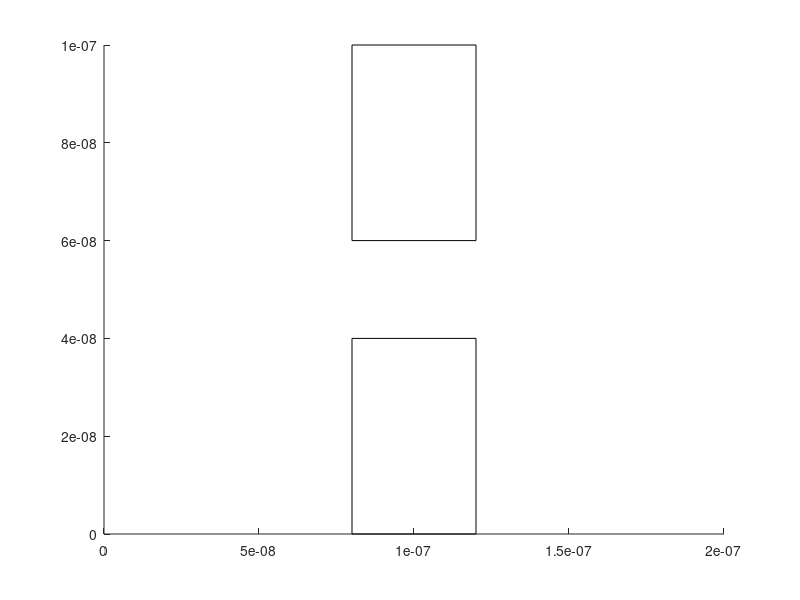

Here is the MATLAB script that generated this plot: (Note: this script raises an error after producing the figure.)
clearvars; close all; clc
set(0,'DefaultFigureWindowStyle','docked')
nx =  20;
ny =  10;
Vo = 0.8;
f = zeros(1,nx*ny);
G = sparse(ny*nx);
M = zeros(nx,ny);
l = 200e-9;
w = 100e-9;
sigma = ones(nx,ny);
T = 300;
q = 1.602e-19;
n_elec = 1e19; %m^-2 = 1e15 cm^-2   (per cm squared)
kb = 1.38064852*10^-23;
kt = 1.38064852*10^-23*T;
m = (9.10938356*10^-31)*0.26;
vth = sqrt(2*kt/m);
numberofelectrons = 50;
xp = zeros(numberofelectrons,1);
X = rand(numberofelectrons,1)*l;
Y = rand(numberofelectrons,1)*w;
yp = zeros(numberofelectrons,1);
Nt = 300;
tmn = 0.2e-12;
dt = (1/200)*(l/vth);
x = linspace(0,l,nx);
y = linspace(0,w,ny);
dx = l/(nx-1);
dy = w/(ny-1);


boxes = {};
boxes{1}.X = [0.8 0.4]*1e-7;
boxes{1}.Y = [0.6 0.4]*1e-7;
boxes{2}.X = [0.8 0.4]*1e-7;
boxes{2}.Y = [0 0.4]*1e-7;



it = (X < 1.2e-7) & (X > 0.8e-7) & (Y > 0.6e-7);
ib = (X < 1.2e-7) & (X > 0.8e-7) & (Y < 0.4e-7);
iXY = it | ib;
while(sum(iXY) > 0)
    X(iXY) = rand(1,sum(iXY))*l;
    Y(iXY) = rand(1,sum(iXY))*w;
    it = X < 1.2e-7 & X > 0.8e-7 & Y > 0.6e-7;
    ib = X < 1.2e-7 & X > 0.8e-7 & Y < 0.4e-7;
    iXY = it | ib;
end



for i = 1:nx
   for j = 1:ny
    if x(i)> l*0.3 & x(i)< l*0.65 & (y(j)< w*0.3 | y(j)> w*0.6)
        sigma(i,j) = 10e-2;
    end
   end
end

    

for i = 1:nx 
     for j = 1:ny
        n = j +(i-1)*ny;
        nxm = j + (i-2)*ny;
        nxp = j + (i)*ny;
        nyp = (j+1) + (i-1)*ny; 
        nym = (j-1) +(i-1)*ny;
        
        if i == 1
            G(n,n) = sigma(i,j);
            f(n) = Vo;
            
        elseif i == nx
            G(n,n) = sigma(i,j);   
            
        elseif j == 1 %bottom   
            G(n,nxp) = sigma(i+1,j);
            G(n,nxm) = sigma(i-1,j);
            G(n,nyp) = sigma(i,j+1);
            G(n,n) = -(G(n,nxp)+G(n,nxm)+G(n,nyp));
            
        elseif j == ny %top
            G(n,nxp) = sigma(i+1,j);
            G(n,nxm) = sigma(i-1,j);
            G(n,nym) = sigma(i,j-1);
            G(n,n) = -(G(n,nxp)+G(n,nxm)+G(n,nym));
          
        else 
            G(n,nxp) = sigma(i+1,j);
            G(n,nxm) = sigma(i-1,j);
            G(n,nym) = sigma(i,j-1);
            G(n,nyp) = sigma(i,j+1);
            G(n,n) = -(G(n,nxp)+G(n,nxm)+G(n,nym)+G(n,nyp));
            end           
        end
end 
    
V = G\f';

    for i = 1:nx
        for j = 1:ny
            n = j + (i-1)*ny;
            M(i,j) = V(n);
        end
       %surf(M) %,'linestyle','none')  
    end
    
    
[Ey,Ex] = gradient(M);
Ex = -Ex/dx;
Ey = -Ey/dy;
Fx = (Ex)*(1.602e-19);
Fy = (Ey)*(1.602e-19);
ax = Fx/m; 
ay= Fy/m; 

%maxwell-boltzmann distribution
vx = randn(numberofelectrons,1) *vth/sqrt(2);
vy = randn(numberofelectrons,1) *vth/sqrt(2);
vx_thermalized = randn(numberofelectrons,1) *vth/sqrt(2);
vy_thermalized = randn(numberofelectrons,1) *vth/sqrt(2);



%retangle(xmin ymin howwide howlong)
for z = 1:2
hold on
rectangle('position',[boxes{z}.X(1), boxes{z}.Y(1),boxes{z}.X(2),boxes{z}.Y(2)])
axis([0 l 0 w])
end

for t =1:Nt  
    %position calculations 
    xp = X;
    yp = Y;
   
    xbin = discretize(X,nx);
    ybin = discretize(Y,ny);
    
    axp = zeros(numberofelectrons,1);
    ayp = zeros(numberofelectrons,1);
 
    for i = 1:numberofelectrons
        axp(i) = ax(xbin(i),ybin(i));
        ayp(i) = ay(xbin(i),ybin(i));
    end

    X = X + vx*dt+(1/2)*(axp)*(dt^2);
    Y = Y + vy*dt+(1/2)*(ayp)*(dt^2);
    
    vx = vx + axp*dt;
    vy = vy + ayp*dt;

    %scattering probabilty
    Pscat = 1-exp(-dt/tmn);
    scat = Pscat > rand(numberofelectrons,1);
    vx(scat) = vx_thermalized(scat);
    vy(scat) = vy_thermalized(scat);
      
    %Boundary conditions 
    %inside top and bottom box
    InTopBox = X < 1.2e-7 & X > 0.8e-7 & Y > 0.6e-7;
    InBotBox = X < 1.2e-7 & X > 0.8e-7 & Y < 0.4e-7;
    
    %right and left of the boxes
    reflectxtopright = xp > 1.2e-7 & yp > 0.6e-7;
    reflextxtopleft = xp < 0.8e-7 & yp > 0.6e-7;
    reflectxbotright = xp > 1.2e-7 & yp < 0.4e-7;
    reflextxbotleft = xp < 0.8e-7 & yp < 0.4e-7;
    reflectmiddle = xp < 1.2e-7 & xp > 0.8e-7;

    %reverse xspeed for topbox 
    vx(reflectxtopright & InTopBox) = -vx(reflectxtopright & InTopBox);
    vx(reflextxtopleft & InTopBox) = -vx(reflextxtopleft & InTopBox);
   
    %reverse xspeed for bottom box
    vx(reflectxbotright & InBotBox) = -vx(reflectxbotright & InBotBox);
    vx(reflextxbotleft & InBotBox) = -vx(reflextxbotleft & InBotBox);
    
    %reverse x for bottom box
    X(reflectxbotright & InBotBox) = xp(reflectxbotright & InBotBox);
    X(reflextxbotleft & InBotBox) = xp(reflextxbotleft & InBotBox);
    
    %reverse x for top box
    X(reflectxtopright & InTopBox) = xp(reflectxtopright & InTopBox);
    X(reflextxtopleft & InTopBox) = xp(reflextxtopleft & InTopBox);
    
    %reverse y for top and bottom box
    Y(reflectxbotright & InBotBox) = yp(reflectxbotright & InBotBox);
    Y(reflextxbotleft & InBotBox) = yp(reflextxbotleft & InBotBox);
    Y(reflectxtopright & InTopBox) = yp(reflectxtopright & InTopBox);
    Y(reflextxtopleft & InTopBox) = yp(reflextxtopleft & InTopBox);
    
    %reverse yspeed and y for middle 
    vy(reflectmiddle & (InTopBox|InBotBox)) = -vy(reflectmiddle & (InTopBox|InBotBox));
    Y(reflectmiddle & (InTopBox|InBotBox)) = yp(reflectmiddle & (InTopBox|InBotBox));

    %periodic boundary condition
    xp(X>l) = xp(X>l)-l;
    X(X>l) = X(X>l)-l;
    xp(X<0) = xp(X<0)+l;
    X(X<0) = X(X<0)+l;
     

   %particle hitting top and bottom
   vy(Y>w) = -vy(Y>w);
   vy(Y<0) = -vy(Y<0);
    
   
    v_x(t) = mean(vx);
                            % 3D: C elec/m^3 m/s = A/m^2
                            %     I = J*Area
    Jx = q*n_elec*v_x;   % 2D: C elec/m^2 m/s = A/m
    I = Jx*w;           %     I = J*height
    % n_particle = num of particles/L*W
    % simple example 3D:
    % n_elec = 100 elec/unit vol
    % n_particles = 10 particles/unit vol
    % elec/particle = 10
   
 
    %ploting 
    for i = 1:numberofelectrons
         plot([xp(i),X(i)],[yp(i),Y(i)],'Seriesindex',i)
          hold on 
    end
      pause(0.1)
end
 


binx = ceil(X*nx/l);   % 100nm -> bin 5
% ->     [ 1, 4, 7, 7 .. bin_of_last_part ]
biny = ceil(Y*ny/w);

for  i=1:nx
    for j = 1:ny
    match = binx==i & biny==j;
    ebox(i,j) = sum(match);
    end
end




for  i=1:nx
    for j = 1:ny
    match = binx==i & biny==j;
    temperature(i,j) = sum(((sqrt(((vx(match)).^2)+((vy(match)).^2))*m)/2)/kb);
    end
end




z = 1:1:Nt;
figure(2)
surf(ebox)
view(60,30)
title('Density')
figure(3)
plot(z,I)
title('Time vs Current')
ylabel('Current in Amperes')
xlabel('Time Steps')
figure(4)
quiver(Ex',Ey')
figure(5)
surf(temperature)
view(60,30)
title('Temperature')
figure(6)
surf(M)
view(90,5)
figure(7)
surf(sigma)  
view(60,30)
